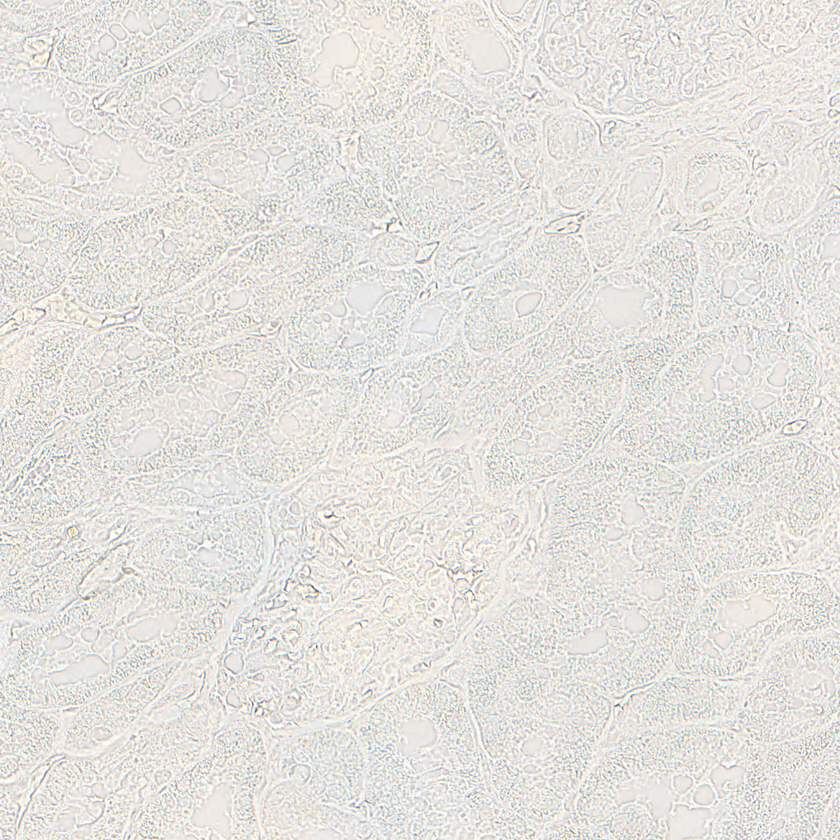
#> input picture experiments_data/test_input/ID1[x=40320,y=25984,w=1024,h=1024].tif, 840 x 840 px, shrunk from 1024 x 1024 before the run; its folder holds only this picture in this run
$ jupyter execute Kmeans_MULTI.ipynb   (older library calls are emulated)
#> lines starting #> are read from the running program, lines starting #| are printed output that depends on the picture
#> in process_multiclass_segmentation, test_image is the input picture: shape (840, 840, 3); mean B, G, R 222.3, 226.4, 228.4
[cell 1]
import os
import cv2
import numpy as np
import matplotlib.pyplot as plt
from sklearn.cluster import KMeans
from sklearn.preprocessing import StandardScaler
from scipy.ndimage import distance_transform_edt
from skimage.feature import graycomatrix, graycoprops, local_binary_pattern
from sklearn.metrics import confusion_matrix
from scipy.optimize import linear_sum_assignment

# [96 lines left out: functions rgb_to_labels, calculate_multiclass_metrics_per_class, genericSegEvaluation, not called in this run]

def extract_glcm_features(image):
    """
    Extract GLCM-based texture features from a grayscale image.

    Args:
        image (np.array): Grayscale image, shape (height, width).

    Returns:
        contrast (np.array): Contrast feature, same shape as input.
        homogeneity (np.array): Homogeneity feature, same shape as input.
        energy (np.array): Energy feature, same shape as input.
        correlation (np.array): Correlation feature, same shape as input.
    """
    glcm = graycomatrix(image, distances=[1], angles=[0], levels=256, symmetric=True, normed=True)
    contrast = graycoprops(glcm, 'contrast')[0, 0]
    homogeneity = graycoprops(glcm, 'homogeneity')[0, 0]
    energy = graycoprops(glcm, 'energy')[0, 0]
    correlation = graycoprops(glcm, 'correlation')[0, 0]
    return (
        np.full(image.shape, contrast),
        np.full(image.shape, homogeneity),
        np.full(image.shape, energy),
        np.full(image.shape, correlation)
    )

def extract_lbp_features(image):
    """
    Extract Local Binary Pattern (LBP) features from a grayscale image.

    Args:
        image (np.array): Grayscale image, shape (height, width).

    Returns:
        lbp (np.array): LBP feature map, same shape as input.
        lbp_copy (np.array): Duplicate of LBP feature map (placeholder).
    """
    radius = 3
    n_points = 8 * radius
    lbp = local_binary_pattern(image, n_points, radius, method='uniform')
    return lbp, lbp  # Duplicate return as placeholder

def apply_gabor_filter(image):
    """
    Apply a Gabor filter to a grayscale image for texture analysis.

    Args:
        image (np.array): Grayscale image, shape (height, width).

    Returns:
        filtered (np.array): Filtered image, same shape as input.
    """
    ksize = 31
    theta = np.pi / 4
    sigma = 5.0
    lambd = 10.0
    gamma = 0.5
    gabor = cv2.getGaborKernel((ksize, ksize), sigma, theta, lambd, gamma)
    filtered = cv2.filter2D(image, cv2.CV_64F, gabor)
    return filtered

def extract_features(image):
    """
    Extract a set of features from an RGB image for segmentation.

    Args:
        image (np.array): Input RGB image, shape (height, width, 3).

    Returns:
        features (np.array): Feature matrix, shape (height * width, 13).
    """
    height, width, channels = image.shape
    features = np.zeros((height, width, 13))

    # Normalize image to [0, 1]
    image_norm = image.astype(np.float32) / 255.0
    features[:, :, :3] = image_norm  # RGB channels

    # Local mean
    mean_local = cv2.blur(image_norm, (11, 11))
    features[:, :, 3] = cv2.cvtColor(mean_local, cv2.COLOR_BGR2GRAY)

    # Edge detection
    gray_image = cv2.cvtColor(image, cv2.COLOR_BGR2GRAY)
    edges = cv2.Canny(gray_image, 100, 200)
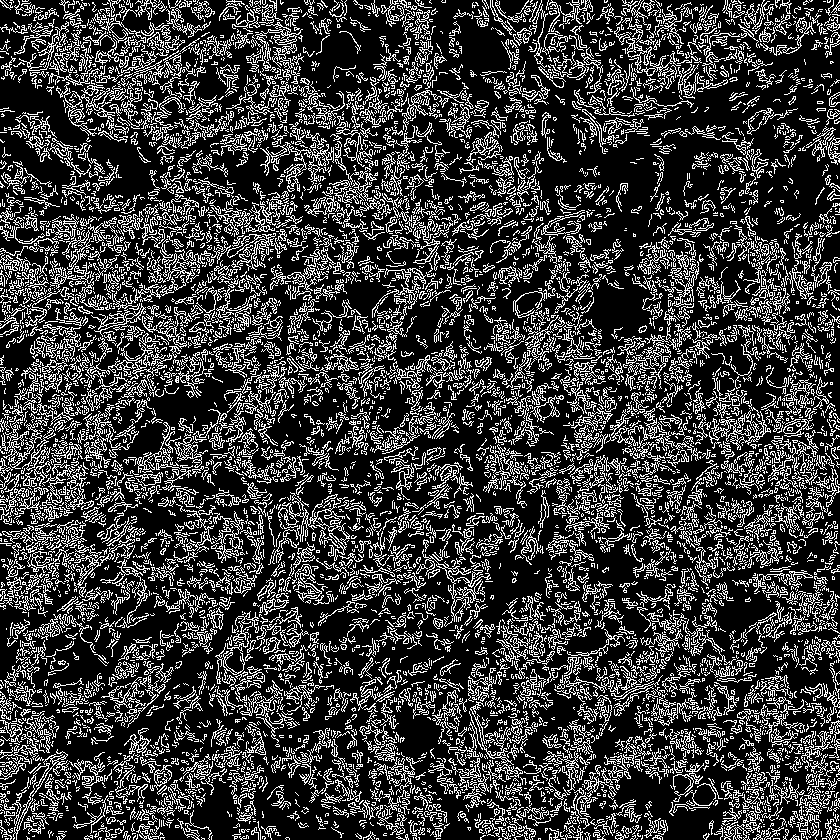
#> edges: shape (840, 840); 23.3% white in thin lines or dots
    features[:, :, 4] = edges / 255.0

    # Distance transform from edges
    dist_transform = distance_transform_edt(1 - (edges / 255.0))
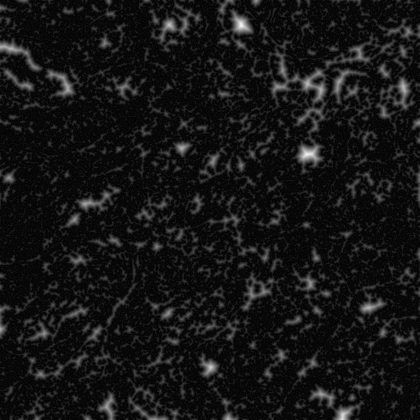
#> dist_transform: shape (840, 840) float64 (shown at 1/2 size); min 0, max 21, mean 1.7; drawn with min black and max white
    features[:, :, 5] = dist_transform / np.max(dist_transform) if np.max(dist_transform) > 0 else dist_transform

    # GLCM features
    contrast, homogeneity, energy, correlation = extract_glcm_features(gray_image)
#> in extract_glcm_features, `contrast = graycoprops(glcm, 'contrast')[0, 0]`: contrast = 209.7
#> in extract_glcm_features, `homogeneity = graycoprops(glcm, 'homogeneity')[0, 0]`: homogeneity = 0.117
#> in extract_glcm_features, `energy = graycoprops(glcm, 'energy')[0, 0]`: energy = 0.0232
#> in extract_glcm_features, `correlation = graycoprops(glcm, 'correlation')[0, 0]`: correlation = 0.578
#> contrast: shape (840, 840) float64; every value is 209.7
#> homogeneity: shape (840, 840) float64; every value is 0.117
#> energy: shape (840, 840) float64; every value is 0.0232
#> correlation: shape (840, 840) float64; every value is 0.578
    features[:, :, 6] = contrast
    features[:, :, 7] = homogeneity
    features[:, :, 8] = energy
    features[:, :, 9] = correlation

    # LBP features
    lbp_hist = extract_lbp_features(gray_image)
    features[:, :, 10] = lbp_hist[0] / np.max(lbp_hist[0]) if np.max(lbp_hist[0]) > 0 else lbp_hist[0]
    features[:, :, 11] = lbp_hist[1] / np.max(lbp_hist[1]) if np.max(lbp_hist[1]) > 0 else lbp_hist[1]

    # Gabor filter
    gabor_features = apply_gabor_filter(gray_image)
#> in apply_gabor_filter, `filtered = cv2.filter2D(image, cv2.CV_64F, gabor)`:
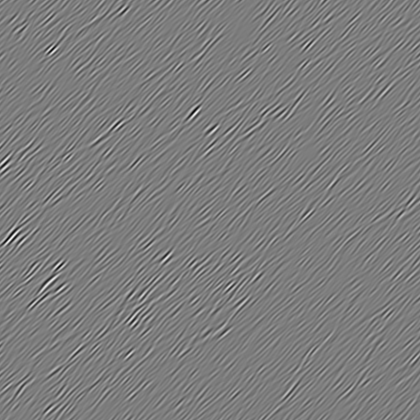
#> filtered: shape (840, 840) float64 (shown at 1/2 size); min -2163.3, max 2245.5, mean 0.1; drawn with min black and max white
    features[:, :, 12] = gabor_features / np.max(np.abs(gabor_features)) if np.max(np.abs(gabor_features)) > 0 else gabor_features

    return features.reshape((-1, 13))

[cell 2]
# Directory paths
test_input_path = "../../experiments_data/test_input"
test_target_path = "../../experiments_data/test_target"
output_path = "test_results_kmeans_multi"

# Create output directory if it doesn't exist
if not os.path.exists(output_path):
    os.makedirs(output_path)

# Color mapping for 5 classes (in BGR)
color_map = {
    0: (0, 156, 255),   # Orange
    1: (0, 255, 0),     # Green
    2: (77, 255, 255),  # Light cyan
    3: (255, 0, 0),     # Blue
    4: (255, 0, 255)    # Magenta
}

def process_multiclass_segmentation():
    """
    Process test images for 5-class segmentation using K-Means clustering.
    Saves segmented images and comparison visualizations.

    Args:
        None

    Returns:
        None
    """
    for filename in os.listdir(test_input_path):
        if filename.endswith(".tif"):
            # Construct file paths
            test_image_path = os.path.join(test_input_path, filename)
            test_labels_path = os.path.join(test_target_path, filename.replace(".tif", ".png"))
            output_image_path = os.path.join(output_path, f"resultado_kmeans_5_{filename.replace('.tif', '.png')}")
            comparison_path = os.path.join(output_path, f"comparacao_kmeans_5_{filename.replace('.tif', '.png')}")

            # Load input and ground truth images
            test_image = cv2.imread(test_image_path)
            test_labels_rgb = cv2.imread(test_labels_path)

            if test_image is None or test_labels_rgb is None:
                print(f"Error loading {filename} or its corresponding mask!")
                continue

            # Extract features for clustering
            features = extract_features(test_image)

            # Normalize features
            scaler = StandardScaler()
            features_normalized = scaler.fit_transform(features)

            # Apply K-Means with 5 clusters
            kmeans = KMeans(n_clusters=5, random_state=42, n_init=10)
            predicted_labels = kmeans.fit_predict(features_normalized)
            predicted_labels = predicted_labels.reshape(test_image.shape[:2])
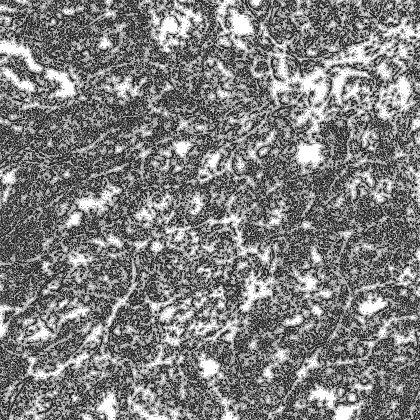
#> predicted_labels: shape (840, 840) int32 (shown at 1/2 size); min 0, max 4, mean 2.01; drawn with min black and max white

            # Create segmented image with class colors
            segmented_image = np.zeros((test_image.shape[0], test_image.shape[1], 3), dtype=np.uint8)
            for label in range(5):
                segmented_image[predicted_labels == label] = color_map[label]

            # Save segmented image
            cv2.imwrite(output_image_path, segmented_image)
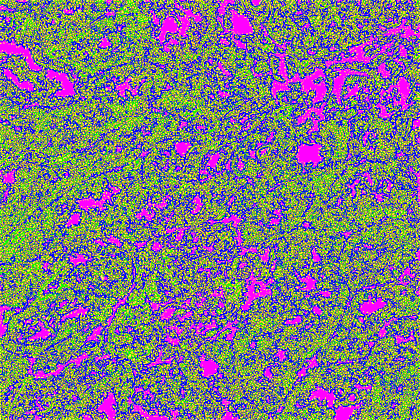
#> saved as resultado_kmeans_5_ID1[x=40320,y=25984,w=1024,h=1024].png: shape (840, 840, 3) (shown at 1/2 size); mean B, G, R 131.2, 120.2, 126.6
            print(f"Result saved at: {output_image_path}")

            # Generate and save comparison visualization
            plt.figure(figsize=(18, 6))
            plt.subplot(1, 3, 1)
            plt.imshow(cv2.cvtColor(test_image, cv2.COLOR_BGR2RGB))
            plt.title("Original Image")
            plt.axis("off")

            plt.subplot(1, 3, 2)
            plt.imshow(cv2.cvtColor(segmented_image, cv2.COLOR_BGR2RGB))
            plt.title("Segmentation (K-Means 5 Classes)")
            plt.axis("off")

            plt.subplot(1, 3, 3)
            plt.imshow(cv2.cvtColor(test_labels_rgb, cv2.COLOR_BGR2RGB))
            plt.title("Target Image")
            plt.axis("off")

            plt.savefig(comparison_path)
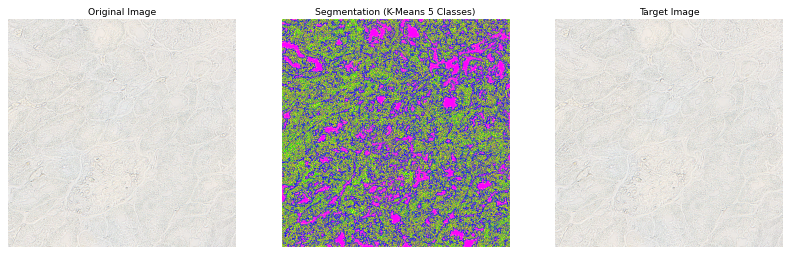
#> figure drawn by matplotlib, 3 panels
            plt.close()
            print(f"Comparison saved at: {comparison_path}")

    print("Processing completed!")

process_multiclass_segmentation()

[cell 3]
# Directory paths
test_target_path = "../../experiments_data/test_target"
output_path = "test_results_kmeans_multi"
metrics_file = os.path.join(output_path, "metrics.txt")

# Ground truth color mapping (assumes color_map is defined)
ground_truth_color_map = color_map.copy()

def evaluate_multiclass_segmentation():
    """
    Evaluate 5-class segmentation results and compute metrics.
    Saves IoU, Dice, Precision, Recall, and accuracy metrics to a file.

    Args:
        None

    Returns:
        None
    """
    # Initialize lists to store metrics for each class
    num_classes = 5
    iou_all_images = [[] for _ in range(num_classes)]
    dice_all_images = [[] for _ in range(num_classes)]
    precision_all_images = [[] for _ in range(num_classes)]
    recall_all_images = [[] for _ in range(num_classes)]
    accuracy_all_images = []
    generic_seg_errors = []

    # Process saved segmentation results
    for filename in os.listdir(output_path):
        if filename.startswith("resultado_kmeans_5_") and filename.endswith(".png"):
            # Construct file paths
            original_filename = filename.replace("resultado_kmeans_5_", "").replace(".png", ".tif")
            test_labels_path = os.path.join(test_target_path, original_filename.replace(".tif", ".png"))
            segmented_image_path = os.path.join(output_path, filename)

            # Load ground truth and segmented images
            test_labels_rgb = cv2.imread(test_labels_path)
            segmented_image = cv2.imread(segmented_image_path)

            if test_labels_rgb is None or segmented_image is None:
                print(f"Error loading {original_filename} or its segmented result!")
                continue

            # Convert images to class labels
            y_true = rgb_to_labels(test_labels_rgb, ground_truth_color_map)
            y_pred = rgb_to_labels(segmented_image, color_map)

            # Compute per-class metrics
            iou_per_class, dice_per_class, accuracy, precision_per_class, recall_per_class = calculate_multiclass_metrics_per_class(y_true, y_pred, num_classes)

            # Compute segmentation error
            error = genericSegEvaluation(y_true, y_pred)

            # Store metrics
            for cls in range(num_classes):
                iou_all_images[cls].append(iou_per_class[cls])
                dice_all_images[cls].append(dice_per_class[cls])
                precision_all_images[cls].append(precision_per_class[cls])
                recall_all_images[cls].append(recall_per_class[cls])
            accuracy_all_images.append(accuracy)
            generic_seg_errors.append(error)

    # Calculate average metrics across images
    mean_iou_per_class = [np.mean(iou_all_images[cls]) for cls in range(num_classes)]
    mean_dice_per_class = [np.mean(dice_all_images[cls]) for cls in range(num_classes)]
    mean_precision_per_class = [np.mean(precision_all_images[cls]) for cls in range(num_classes)]
    mean_recall_per_class = [np.mean(recall_all_images[cls]) for cls in range(num_classes)]
    mean_accuracy = np.mean(accuracy_all_images)
    mean_generic_seg_error = np.mean(generic_seg_errors)

    # Write metrics to file
    class_names = ["Orange", "Green", "Light Yellow", "Blue", "Magenta"]
    with open(metrics_file, 'w') as f:
        f.write("Metric Results (K-Means 5 Classes)\n")
        f.write("==================================\n")

        for cls in range(num_classes):
            f.write(f"Class: {class_names[cls]}\n")
            f.write(f"Mean IoU: {mean_iou_per_class[cls]:.4f}\n")
            f.write(f"Mean Dice: {mean_dice_per_class[cls]:.4f}\n")
            f.write(f"Mean Precision: {mean_precision_per_class[cls]:.4f}\n")
            f.write(f"Mean Recall: {mean_recall_per_class[cls]:.4f}\n")
            f.write("----------------------------------\n")

        f.write(f"Mean Accuracy: {mean_accuracy:.4f}\n")
        f.write(f"Mean genericSegEvaluation Error: {mean_generic_seg_error:.4f}\n")

    print(f"Metrics saved at: {metrics_file}")

evaluate_multiclass_segmentation()

$ run again, on experiments_data/test_input/ID4[x=11648,y=11648,w=1024,h=1024].tif
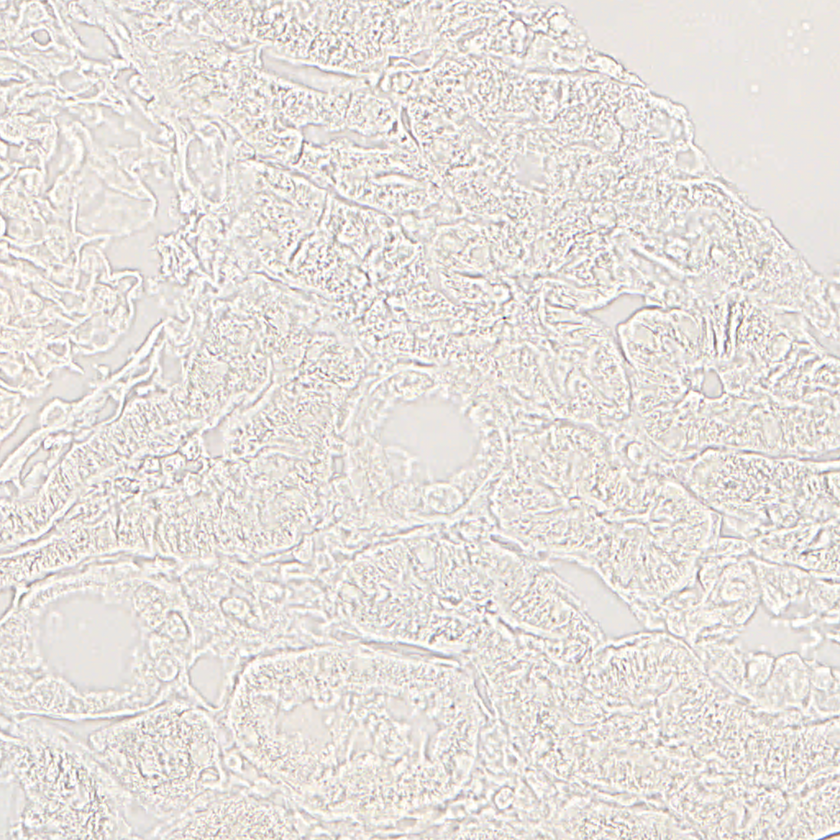
#> input picture experiments_data/test_input/ID4[x=11648,y=11648,w=1024,h=1024].tif, 840 x 840 px, shrunk from 1024 x 1024 before the run
#> in process_multiclass_segmentation, test_image is the input picture: shape (840, 840, 3); mean B, G, R 219.7, 223.9, 229
#> in extract_features, `edges = cv2.Canny(gray_image, 100, 200)`:
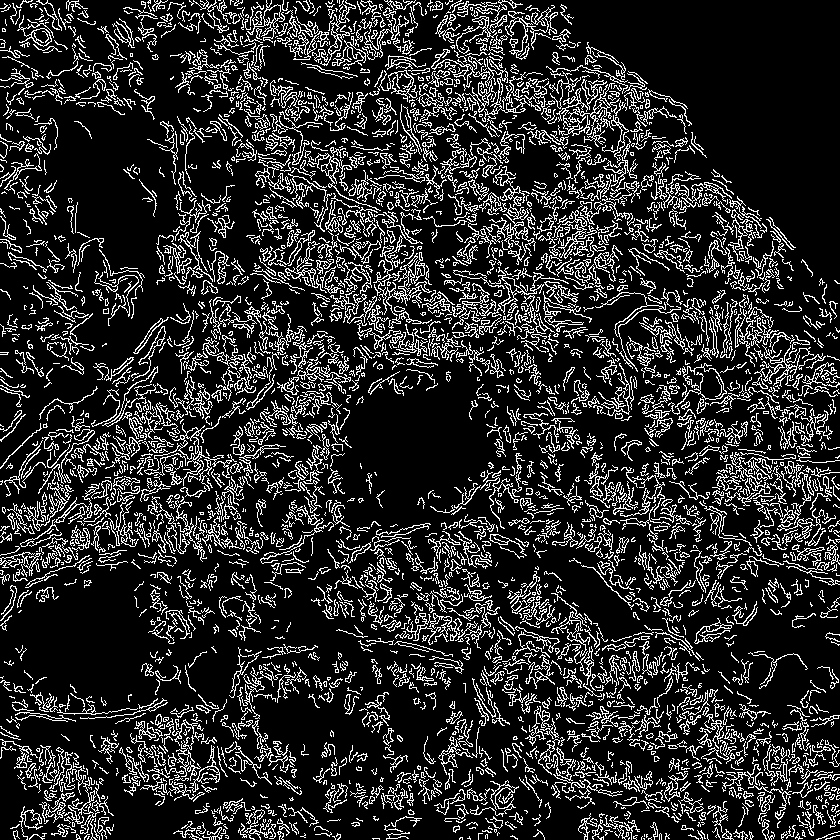
#> edges: shape (840, 840); 17% white in thin lines or dots
#> in extract_glcm_features, `contrast = graycoprops(glcm, 'contrast')[0, 0]`: contrast = 105.1
#> in extract_glcm_features, `homogeneity = graycoprops(glcm, 'homogeneity')[0, 0]`: homogeneity = 0.202
#> in extract_glcm_features, `energy = graycoprops(glcm, 'energy')[0, 0]`: energy = 0.0373
#> in extract_glcm_features, `correlation = graycoprops(glcm, 'correlation')[0, 0]`: correlation = 0.818
#> in process_multiclass_segmentation, `plt.savefig(comparison_path)`:
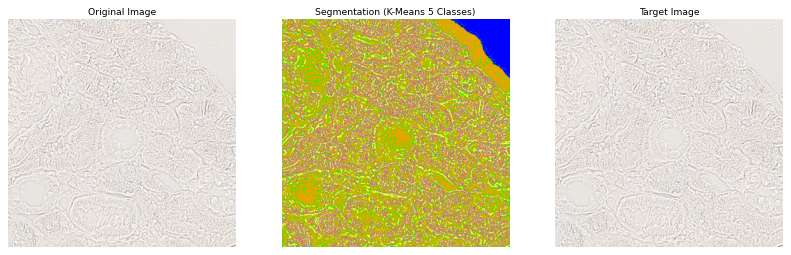
#> figure drawn by matplotlib, 3 panels
